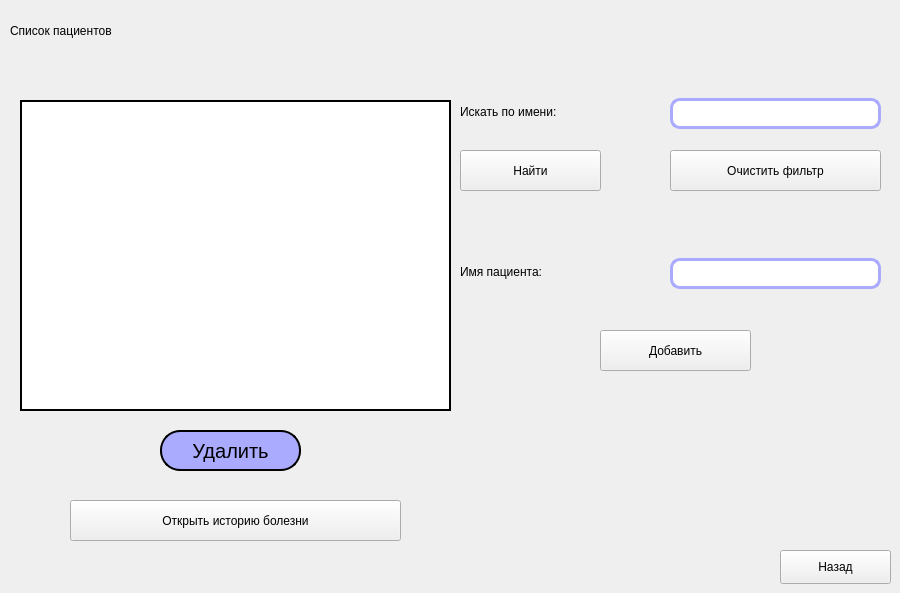
    <widget class="QWidget" name="page_5">
     <widget class="QLabel" name="label_12">
      <property name="geometry">
       <rect>
        <x>10</x>
        <y>0</y>
        <width>491</width>
        <height>61</height>
       </rect>
      </property>
      <property name="styleSheet">
       <string notr="true">font: 2000 20pt &quot;Rockwell Extra Bold&quot;;</string>
      </property>
      <property name="text">
       <string>Список пациентов</string>
      </property>
     </widget>
     <widget class="QTableView" name="tableView_listOfPatients">
      <property name="geometry">
       <rect>
        <x>20</x>
        <y>100</y>
        <width>431</width>
        <height>311</height>
       </rect>
      </property>
      <property name="styleSheet">
       <string notr="true">QTableView{
	font: 2000 15pt &quot;Rockwell Extra Bold&quot;;
	border: 2px solid black;
	font-size: 15px;	
	color:black;
}
</string>
      </property>
     </widget>
     <widget class="QPushButton" name="pushButton_addNewPatient_onListOfPatients">
      <property name="geometry">
       <rect>
        <x>600</x>
        <y>330</y>
        <width>151</width>
        <height>41</height>
       </rect>
      </property>
      <property name="styleSheet">
       <string notr="true">QPushButton{
	font: 2000 15pt &quot;Rockwell Extra Bold&quot;;
	border: 2px solid black;
	background-color:rgb(170, 170, 255);
	font-size: 20px;	
	border-radius: 20px;	
	color:black;
}

QPushButton:pressed
{
	background-color:black;
}

QPushButton:hover
{
	background-color: rgb(14, 118, 255);
}font: 2000 15pt &quot;Rockwell Extra Bold&quot;;font: 2000 10pt &quot;Arial Black&quot;;</string>
      </property>
      <property name="text">
       <string>Добавить</string>
      </property>
     </widget>
     <widget class="QPushButton" name="pushButton_deletePatient_onListOfPatients">
      <property name="geometry">
       <rect>
        <x>160</x>
        <y>430</y>
        <width>141</width>
        <height>41</height>
       </rect>
      </property>
      <property name="styleSheet">
       <string notr="true">QPushButton{
	font: 2000 15pt &quot;Rockwell Extra Bold&quot;;
	border: 2px solid black;
	background-color:rgb(170, 170, 255);
	font-size: 20px;	
	border-radius: 20px;	
	color:black;
}

QPushButton:pressed
{
	background-color:black;
}

QPushButton:hover
{
	background-color: rgb(255, 67, 70);
}</string>
      </property>
      <property name="text">
       <string>Удалить</string>
      </property>
     </widget>
     <widget class="QLabel" name="label_13">
      <property name="geometry">
       <rect>
        <x>460</x>
        <y>260</y>
        <width>181</width>
        <height>24</height>
       </rect>
      </property>
      <property name="styleSheet">
       <string notr="true">font: 2000 15pt &quot;Rockwell Extra Bold&quot;;</string>
      </property>
      <property name="text">
       <string>Имя пациента:</string>
      </property>
     </widget>
     <widget class="QLineEdit" name="lineEdit_addName_onListOfPatients">
      <property name="geometry">
       <rect>
        <x>670</x>
        <y>258</y>
        <width>211</width>
        <height>31</height>
       </rect>
      </property>
      <property name="styleSheet">
       <string notr="true">QLineEdit{
	font: 2000 5pt &quot;Arial Black&quot;;
	border: 3px solid rgb(170, 170, 255);

	font-size: 15px;	
	border-radius: 10px;	
	color:black;
}</string>
      </property>
     </widget>
     <widget class="QPushButton" name="pushButton_backFromAllPatients">
      <property name="geometry">
       <rect>
        <x>780</x>
        <y>550</y>
        <width>111</width>
        <height>34</height>
       </rect>
      </property>
      <property name="styleSheet">
       <string notr="true">QPushButton{
	font: 2000 15pt &quot;Rockwell Extra Bold&quot;;
	border: 2px solid black;
	background-color:rgb(170, 170, 255);
	font-size: 20px;	
	border-radius: 20px;	
	color:black;
}

QPushButton:pressed
{
	background-color:black;
}

QPushButton:hover
{
	background-color: rgb(14, 118, 255);
}font: 2000 15pt &quot;Rockwell Extra Bold&quot;;font: 2000 10pt &quot;Arial Black&quot;;</string>
      </property>
      <property name="text">
       <string>Назад</string>
      </property>
     </widget>
     <widget class="QLabel" name="label_14">
      <property name="geometry">
       <rect>
        <x>460</x>
        <y>100</y>
        <width>231</width>
        <height>24</height>
       </rect>
      </property>
      <property name="styleSheet">
       <string notr="true">font: 2000 15pt &quot;Rockwell Extra Bold&quot;;</string>
      </property>
      <property name="text">
       <string>Искать по имени:</string>
      </property>
     </widget>
     <widget class="QLineEdit" name="lineEdit_filterName_onPatientsList">
      <property name="geometry">
       <rect>
        <x>670</x>
        <y>98</y>
        <width>211</width>
        <height>31</height>
       </rect>
      </property>
      <property name="styleSheet">
       <string notr="true">QLineEdit{
	font: 2000 5pt &quot;Arial Black&quot;;
	border: 3px solid rgb(170, 170, 255);

	font-size: 15px;	
	border-radius: 10px;	
	color:black;
}</string>
      </property>
     </widget>
     <widget class="QPushButton" name="pushButton_findByFilter_onPatientsList">
      <property name="geometry">
       <rect>
        <x>460</x>
        <y>150</y>
        <width>141</width>
        <height>41</height>
       </rect>
      </property>
      <property name="styleSheet">
       <string notr="true">QPushButton{
	font: 2000 15pt &quot;Rockwell Extra Bold&quot;;
	border: 2px solid black;
	background-color:rgb(170, 170, 255);
	font-size: 20px;	
	border-radius: 20px;	
	color:black;
}

QPushButton:pressed
{
	background-color:black;
}

QPushButton:hover
{
	background-color: rgb(14, 118, 255);
}font: 2000 15pt &quot;Rockwell Extra Bold&quot;;font: 2000 10pt &quot;Arial Black&quot;;</string>
      </property>
      <property name="text">
       <string>Найти</string>
      </property>
     </widget>
     <widget class="QPushButton" name="pushButton_clearFilter_onPatientsList">
      <property name="geometry">
       <rect>
        <x>670</x>
        <y>150</y>
        <width>211</width>
        <height>41</height>
       </rect>
      </property>
      <property name="styleSheet">
       <string notr="true">QPushButton{
	font: 2000 15pt &quot;Rockwell Extra Bold&quot;;
	border: 2px solid black;
	background-color:rgb(170, 170, 255);
	font-size: 20px;	
	border-radius: 20px;	
	color:black;
}

QPushButton:pressed
{
	background-color:black;
}

QPushButton:hover
{
	background-color: rgb(14, 118, 255);
}font: 2000 15pt &quot;Rockwell Extra Bold&quot;;font: 2000 10pt &quot;Arial Black&quot;;</string>
      </property>
      <property name="text">
       <string>Очистить фильтр</string>
      </property>
     </widget>
     <widget class="QPushButton" name="pushButton_toMedicalHistory_onListOfPatients">
      <property name="geometry">
       <rect>
        <x>70</x>
        <y>500</y>
        <width>331</width>
        <height>41</height>
       </rect>
      </property>
      <property name="styleSheet">
       <string notr="true">QPushButton{
	font: 2000 15pt &quot;Rockwell Extra Bold&quot;;
	border: 2px solid black;
	background-color:rgb(170, 170, 255);
	font-size: 20px;	
	border-radius: 20px;	
	color:black;
}

QPushButton:pressed
{
	background-color:black;
}

QPushButton:hover
{
	background-color: rgb(14, 118, 255);
}font: 2000 15pt &quot;Rockwell Extra Bold&quot;;font: 2000 10pt &quot;Arial Black&quot;;</string>
      </property>
      <property name="text">
       <string>Открыть историю болезни</string>
      </property>
     </widget>
    </widget>
